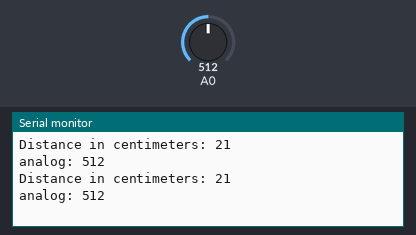
A sketch run on a simulated Arduino Uno, built with avr-gcc and run on an emulated ATmega328P. Shown: the last lines printed to the serial monitor. Inputs (shaded band) come from the test bench; at power-on: A0 = 512.

Above: at 1.2 s.
1.3 s: A0 set to 716
At 2.1 s:
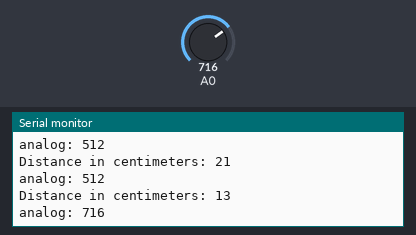
2.8 s: A0 set to 900
At 3.6 s:
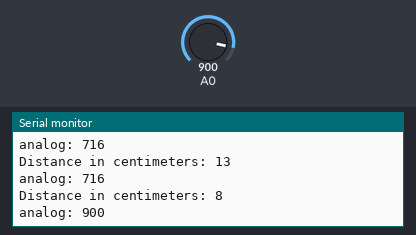
Timing chart, 0 to 5.8 s (numbered marks = the images above; inputs shaded):
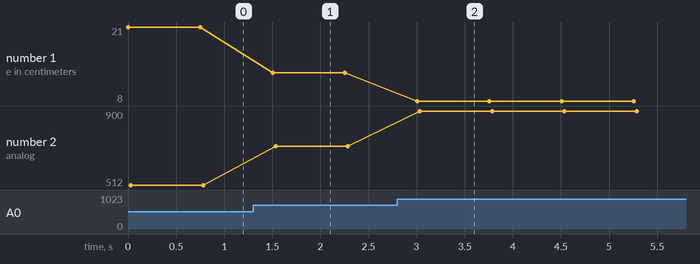

Measured:
- after the input at 1.3 s, the serial monitor: prints a new line after 0.20 s (image 1)
- after the input at 2.8 s, the serial monitor: prints a new line after 0.21 s (image 2)
- plotted number 1: 21 → 13 after the input at 1.3 s, 13 → 8 after the input at 2.8 s
- plotted number 2: 512 → 716 after the input at 1.3 s, 716 → 900 after the input at 2.8 s

The sketch:

SharpSensorCm.ino
```cpp
#include "GP2Y0A02YK0F.h"

GP2Y0A02YK0F irSensor;
int distance;

void setup()
{
  Serial.begin(9600);
  irSensor.begin(A0);  //  Assign A0 as sensor pin
}

void loop()
{
  distance = irSensor.getDistanceCentimeter();
 unsigned int val = analogRead(A0);
  Serial.print("\nDistance in centimeters: ");
  Serial.print(distance);
  Serial.print("\nanalog: ");
  Serial.print(val);

  delay(750);
}
```

GP2Y0A02YK0F.cpp
```cpp
/*
 *	Sharp GP2Y0A02YK0F IR Distance Sensor 20-150 cm
 *	(Parallax Part Number: #28997)
 *	IR Distance Sensor Library
 */

#include "GP2Y0A02YK0F.h"

// Constructor

GP2Y0A02YK0F::GP2Y0A02YK0F() {

}

// Default Begin method: sensorPin = A0.

void GP2Y0A02YK0F::begin() {
	begin (A0);
}

// Begin method - assign sensorPin as the analog sensor input
// When you use begin() without variables the default input A0 is assumed.

void GP2Y0A02YK0F::begin(int sensorPin) {
  	pinMode(sensorPin, INPUT);
	_sensorPin = sensorPin;
}

// getDistanceRaw() Method: Returns the distance as a raw value: ADC output: 0 -> 1023

int GP2Y0A02YK0F::getDistanceRaw() {
		return (analogRead(_sensorPin));
}

// getDistanceCentimeter() Method: Returns the distance in centimeters

int GP2Y0A02YK0F::getDistanceCentimeter() {
	float sensorValue = analogRead(_sensorPin);
  	float cm = 10650.08 * pow(sensorValue,-0.935) - 10;
  	return roundf(cm);
}

// isCloser Method: check whether the distance to the detected object is smaller than a given threshold

boolean GP2Y0A02YK0F::isCloser(int threshold) {
	if (threshold>getDistanceCentimeter()) {
		return (true);
	} else {
		return (false);
	}
}

// isFarther Method: check whether the distance to the detected object is smaller than a given threshold

boolean GP2Y0A02YK0F::isFarther(int threshold) {
	if (threshold<getDistanceCentimeter()) {
		return true;
	} else {
		return false;
	}
}
```

GP2Y0A02YK0F.h
```cpp
/*
 *	Sharp GP2Y0A02YK0F IR Distance Sensor 20-150 cm
 *	(Parallax Part Number: #28997)
 *	IR Distance Sensor Library
 *
 *  Written By:	David Such (Reefwing Software - http://www.reefwing.com.au/)
 *  Version: 	1.0
 *  Date:    	1st November 2015
 *
 *	Version History:
 *		1.0		01/11/15	Original release
 *
 *  Instructions:
 *    - Create a directory called GP2Y0A02YK0F within the libraries sub directory where your Arduino sketches are saved.
 *    - Copy GP2Y0A02YK0F.h, GP2Y0A02YK0F.cpp and keywords.txt into the GP2Y0A02YK0F directory.
 *    - Within the GP2Y0A02YK0F directory, create a sub directory called examples.
 *    - Copy DisplayCM.ino into the examples sub directory.
 *    - Restart the Arduino IDE to see the new library.
 *
 *  Read More:
 *    - Visit http://reefwingrobotics.blogspot.com.au/
 */

#ifndef GP2Y0A02YK0F_h
#define GP2Y0A02YK0F_h

#if defined(ARDUINO) && ARDUINO >= 100
  #include "Arduino.h"
#else
  #include "WProgram.h"
  #include <pins_arduino.h>
#endif

class GP2Y0A02YK0F
{
	public:
		GP2Y0A02YK0F();
		void begin();
		void begin(int sensorPin);
		int getDistanceRaw();
		int getDistanceVolt();
		int getDistanceCentimeter();

		boolean isCloser(int threshold);
		boolean isFarther(int threshold);

	private:
		int _sensorPin;
};
#endif
```
